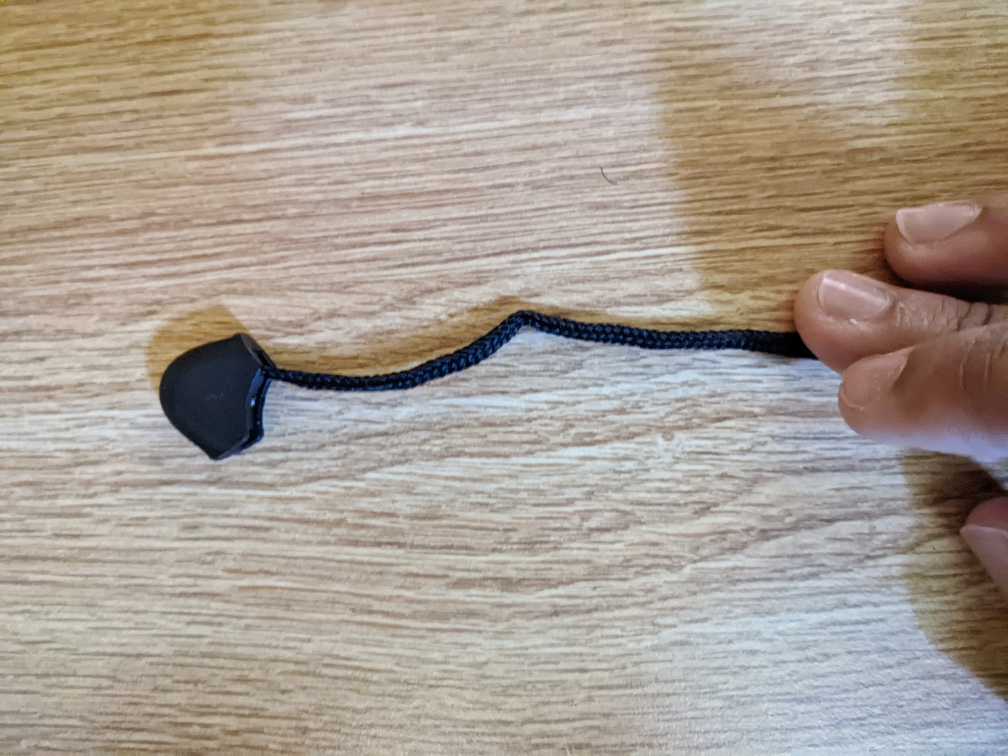
#> input picture lab3_testing/zipper_thingy_left.jpg, 4032 x 3024 px, given in place of hand.mp4, which was not available (shown at 1/4 size)
$ python hand-tracking.py
#> lines starting #> are read from the running program, lines starting #| are printed output that depends on the picture; after the words box and inside, x2 and y2 are one past the last pixel; in counts of white or black regions, pixels touching at a corner belong together; pictures that were not available may be replaced by others from this repository, and a replacement may not be noted
import cv2
import numpy as np
import sys

capture = cv2.VideoCapture("hand.mp4")

bdp = cv2.SimpleBlobDetector_Params()

# bdp.filterByArea = True
# bdp.minArea = 400
bdp.filterByColor = True
bdp.blobColor = 255

# detector = cv2.SimpleBlobDetector_create(bdp)

frame_count = 1
while capture.isOpened():
    ret, frame = capture.read()
#> frame is the input picture: shape (3024, 4032, 3); mean B, G, R 148.2, 158.5, 169
    frame_count += 1

    if ret:
        new_dims = (int(frame.shape[1] * 0.5), int(frame.shape[0] * 0.5))
#> new_dims = (2016, 1512)

        downscale = cv2.resize(frame, new_dims)

        hsv = cv2.cvtColor(downscale, cv2.COLOR_RGB2HSV)
#> hsv: shape (1512, 2016, 3); mean H, S, V 89.5, 46.6, 172.5
        hsv = cv2.GaussianBlur(hsv, (25, 25), cv2.BORDER_DEFAULT)
#> hsv: shape (1512, 2016, 3); mean H, S, V 89.5, 46.6, 172.5

        mask_upper_bound = (255, 100, 255)
        mask_lower_bound = (120,  0, 152)

        mask = cv2.inRange(hsv, mask_lower_bound, mask_upper_bound)
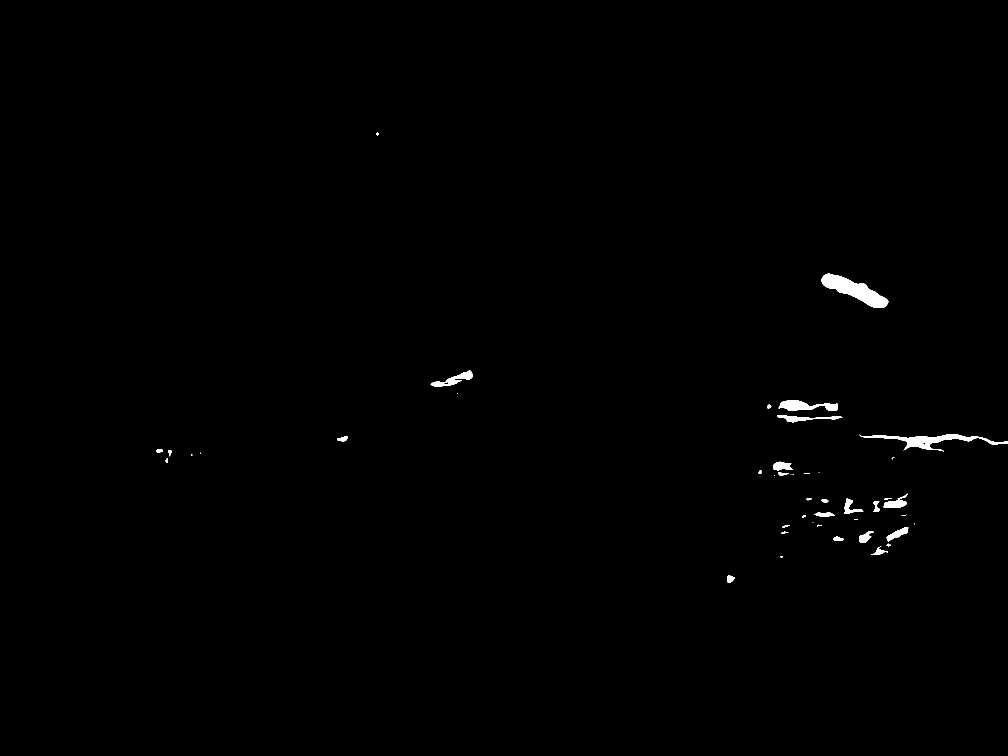
#> mask: shape (1512, 2016) (shown at 1/2 size); 0.46% white; 49 white regions (18 under 20 px)

        contours, _ = cv2.findContours(mask, cv2.RETR_LIST, cv2.CHAIN_APPROX_NONE)
#> contours = 51 contours, 22 with area under 20; largest, box (x1, y1, x2, y2) and area: (1643, 547, 1777, 616) 3689, (1718, 868, 2016, 903) 2364, (1557, 800, 1676, 822) 1311, (861, 741, 946, 774) 865, (1554, 830, 1685, 845) 598
        # keypoints = detector.detect(mask)
        # im_with_keypoints = cv2.drawKeypoints(mask, keypoints, np.array([]), (0,0,255), cv2.DRAW_MATCHES_FLAGS_DRAW_RICH_KEYPOINTS)

        total_contour_area = 0
        for i in range(len(contours)):
            M = cv2.moments(contours[i])
            if(M['m00'] == 0.0):
                continue
            x, y = int(M['m10'] / M['m00']), int(M['m01'] / M['m00'])
            im_with_keypoints = cv2.drawContours(mask, contours, i, (0,0,255), 3)
            cv2.circle(mask, (x, y), 1, (0,255,0), -1)
            total_contour_area += cv2.contourArea(contours[i])
#> this loop made 51 passes
#> (x, y, total_contour_area) on passes 1, 2, 3, 5, 6, 7, 8, 9, 10, 11, 12, 15: (1460, 1157, 144), (1562, 1113, 151.5), (1758, 1103, 315), (1776, 1089, 338.5), (1675, 1077, 453.5), (1567, 1064, 472.5), (1729, 1074, 801), (1794, 1067, 1263), (1570, 1052, 1287), (1636, 1050, 1295.5), (1828, 1047, 1296), (1607, 1032, 1310.5)
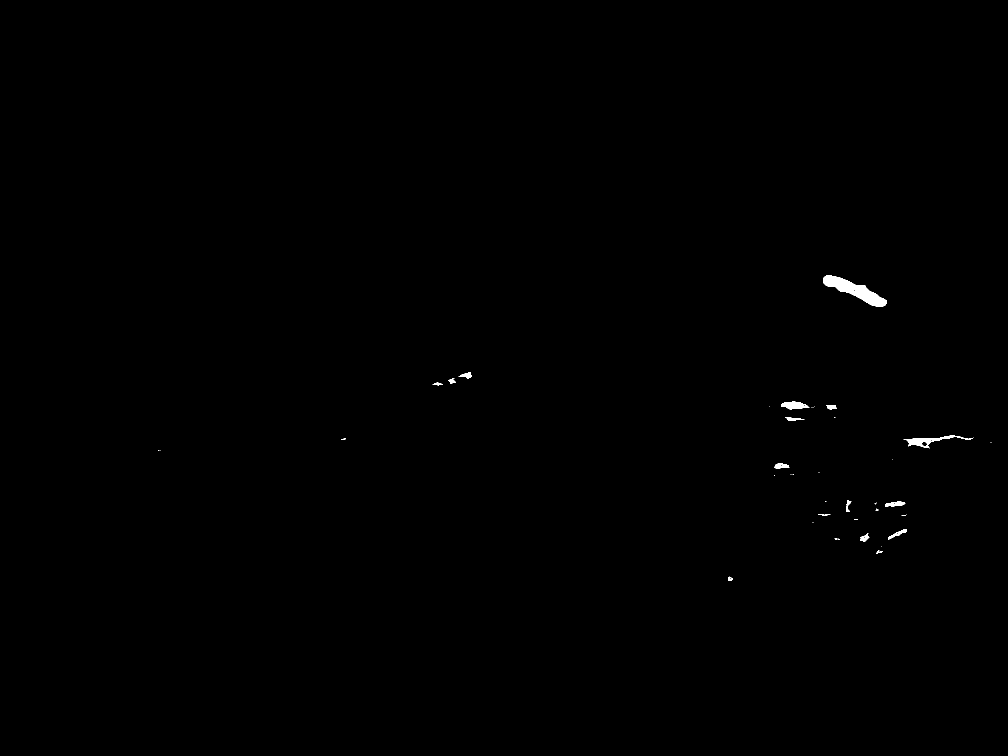
#> mask: shape (1512, 2016) (shown at 1/2 size); 0.21% white; 41 white regions (24 under 20 px), largest, box (x1, y1, x2, y2) and area: (1646, 550, 1774, 613) 2983, (1807, 871, 1947, 897) 946, (1562, 803, 1619, 819) 588
#> after the loop, total_contour_area = 12404.5

        im_with_keypoints = cv2.cvtColor(im_with_keypoints, cv2.COLOR_GRAY2BGR)
        result = cv2.putText(im_with_keypoints,
                             str(total_contour_area),
                             (50, 50),
                             cv2.FONT_HERSHEY_SIMPLEX,
                             2,
                             (0,0,255),
                             2,
                             cv2.LINE_AA)
        cv2.imshow("Result", result)

        k = cv2.waitKey(25)
#> (key q is pressed here)
        if k == ord('q'):
            break
        elif k == ord('p'):
            print(frame_count)
            input()
    else:
        break

capture.release()
cv2.destroyAllWindows()

$ run again, on lab3_testing/zipper_thingy_straight.jpg
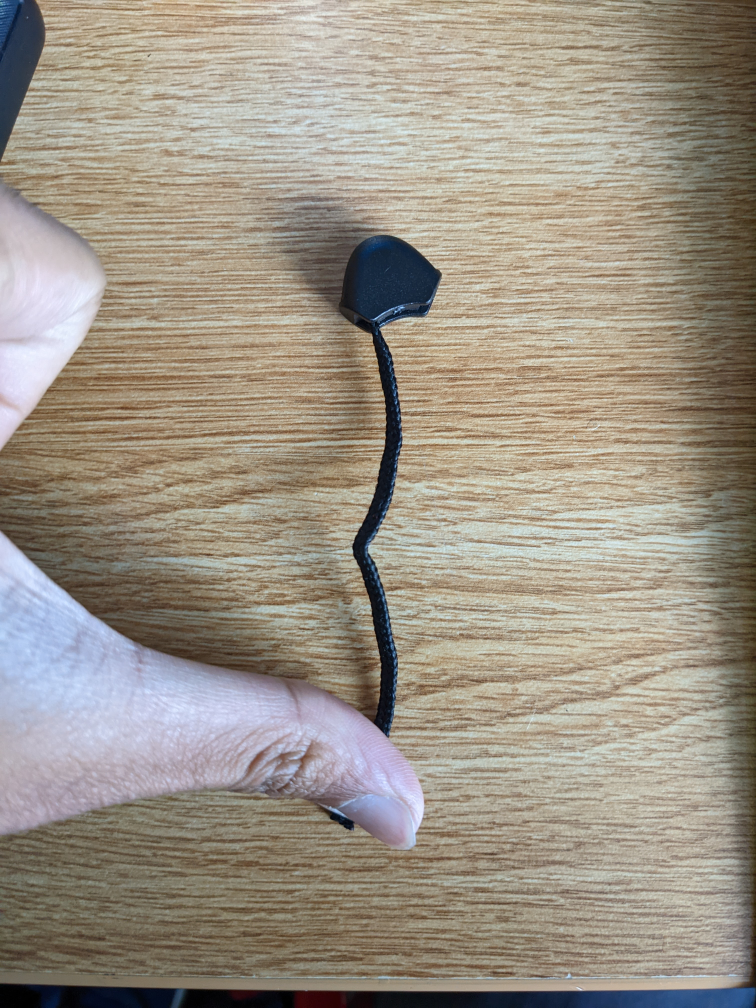
#> input picture lab3_testing/zipper_thingy_straight.jpg, 3024 x 4032 px, given in place of hand.mp4, which was not available (shown at 1/4 size)
#> frame is the input picture: shape (4032, 3024, 3); mean B, G, R 134.2, 147.4, 156.1
#> `mask = cv2.inRange(hsv, mask_lower_bound, mask_upper_bound)`:
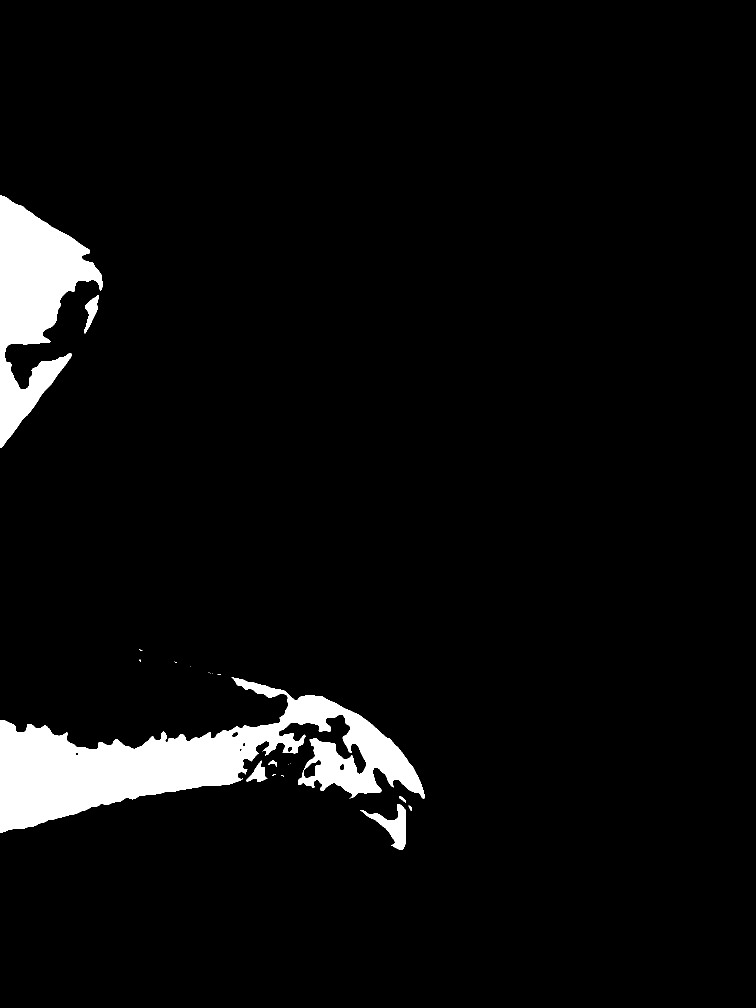
#> mask: shape (2016, 1512) (shown at 1/2 size); 4.9% white; 21 white regions (13 under 20 px)
#> contours = 30 contours, 15 with area under 20; largest, box (x1, y1, x2, y2) and area: (0, 1354, 849, 1665) 96112, (0, 390, 205, 896) 46609, (720, 1608, 812, 1699) 2686, (168, 590, 198, 667) 888, (493, 1521, 535, 1564) 705
#> the loop `for i in range(len(contours)):` made 30 passes
#> (x, y, total_contour_area) on passes 1, 2, 3, 4, 5, 6, 7, 10: (820, 1615, 27.5), (787, 1652, 2714), (804, 1597, 2771), (618, 1566, 2773), (564, 1550, 2774.5), (547, 1548, 2780.5), (684, 1533, 2886), (516, 1547, 3591)
#> after the loop `for i in range(len(contours)):`:
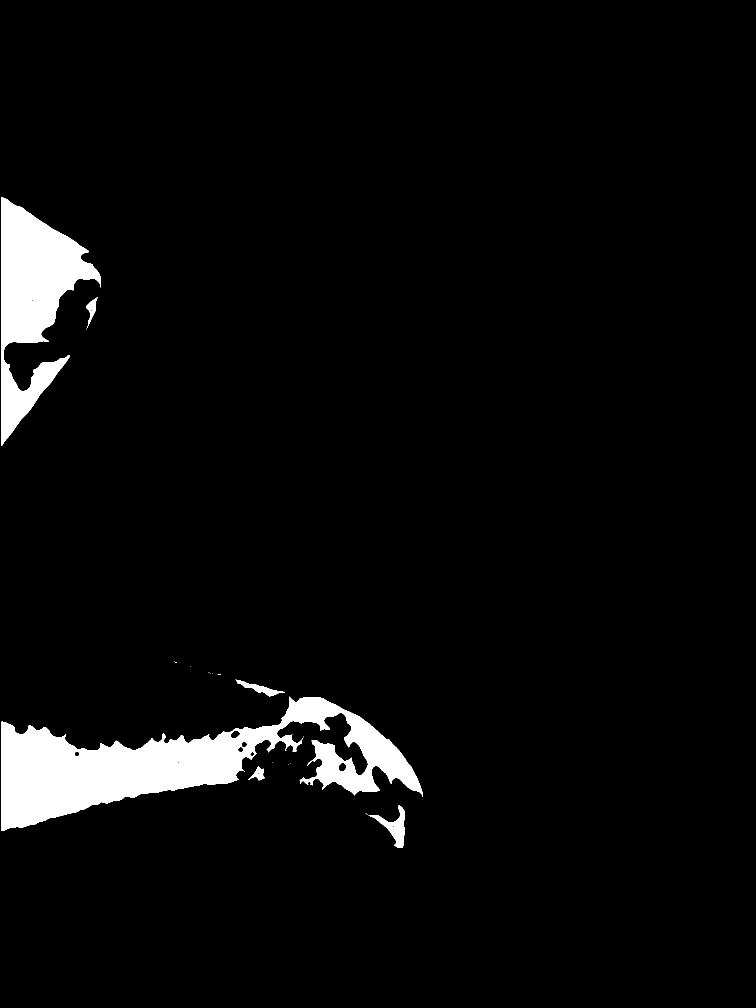
#> mask: shape (2016, 1512) (shown at 1/2 size); 4.3% white; 20 white regions (14 under 20 px), largest, box (x1, y1, x2, y2) and area: (3, 1393, 846, 1662) 85281, (3, 394, 202, 892) 42918, (738, 1611, 809, 1696) 1952, (471, 1359, 570, 1393) 910, (173, 594, 195, 657) 508, (496, 1532, 530, 1561) 414
#> after the loop `for i in range(len(contours)):`: total_contour_area = 148237
